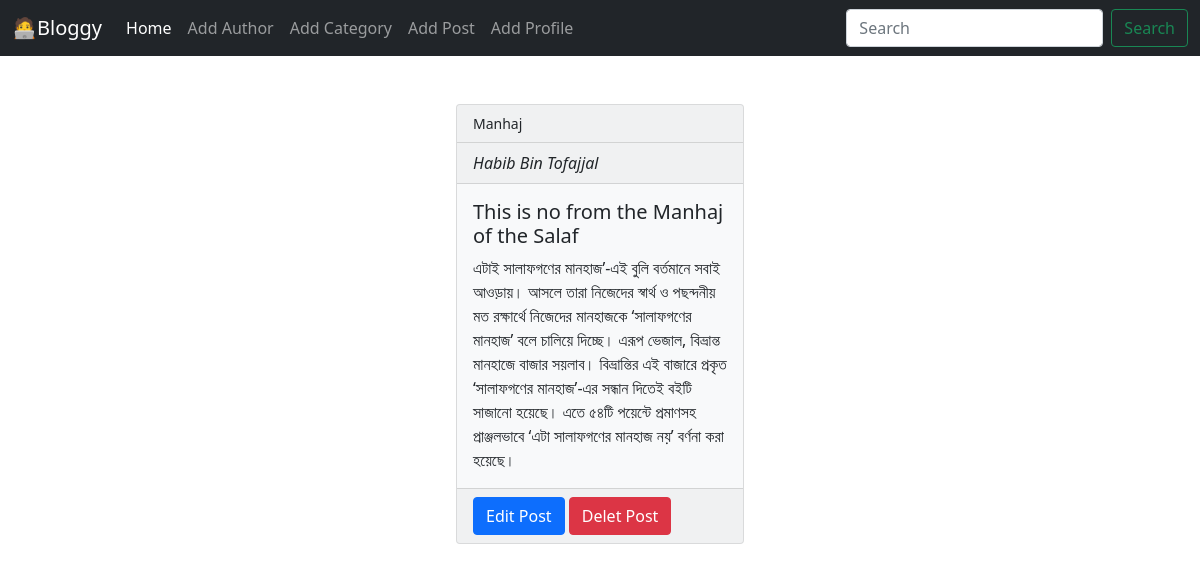
/, run on an earlier commit of the app's database.
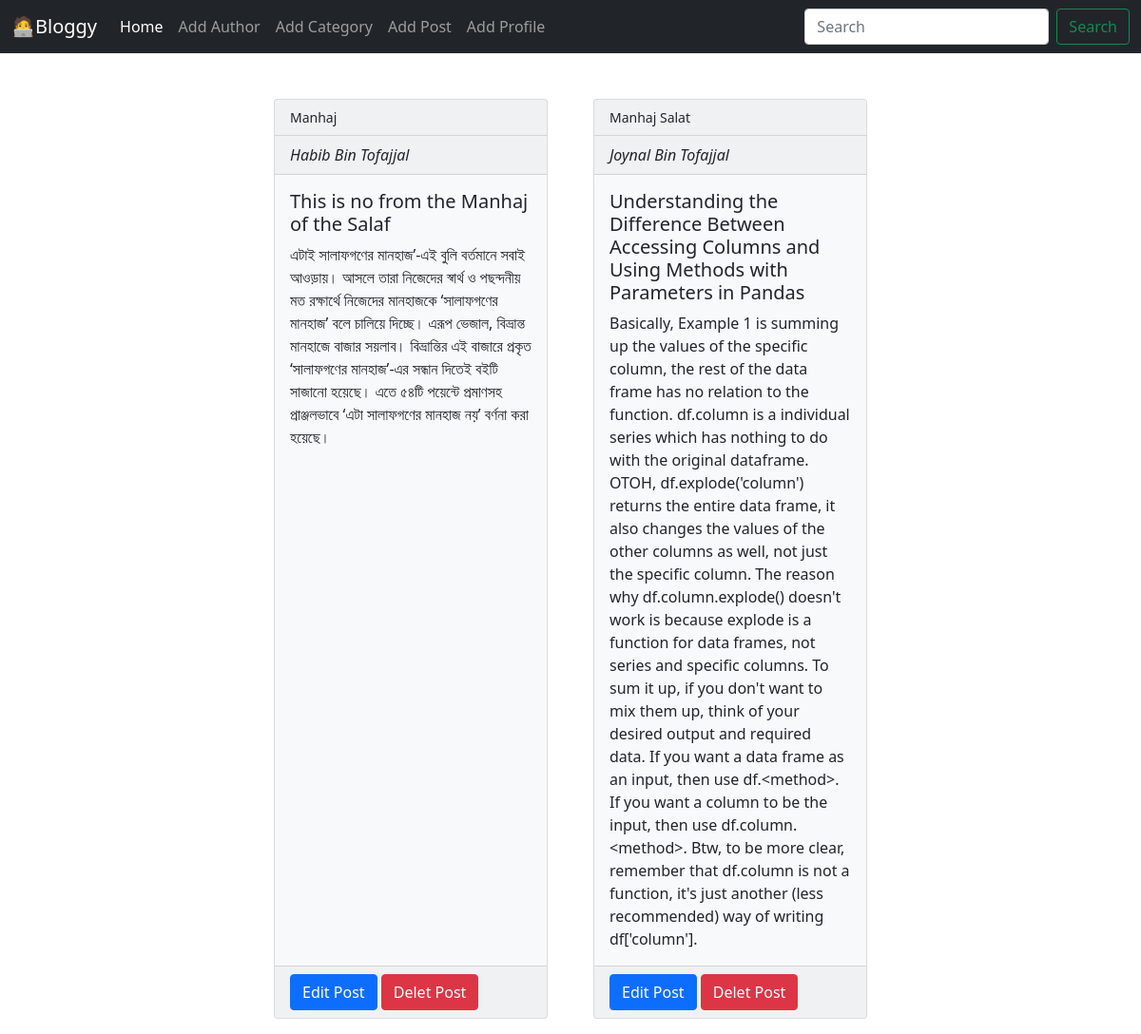
And on a later commit of the database.
### categories/models.py (models this page shows, shortened)
class Category(models.Model):
    name = models.CharField(max_length=100)

### posts/models.py (models this page shows, shortened)
class Post(models.Model):
    title = models.CharField(max_length=255)
    content = models.TextField()
    category = models.ManyToManyField(Category)
    author = models.ForeignKey(Author, on_delete=models.CASCADE) #Opposite SET_NULL

### authors/models.py (models this page shows, shortened)
class Author(models.Model):
    name = models.CharField(max_length=100)
    bio = models.TextField()
    phone_no = models.CharField(max_length=12)

### Blog01/views.py (the view)
# urls.py: path('', views.home, name="homepage"),
def home(requset):
    data = Post.objects.all()
    return render(requset, 'home.html', {"posts": data})

### templates/home.html
{% extends "base.html" %} {% block content %}
<div class="container mt-5 d-flex justify-content-center gap-5">
  {% for post in posts %}
  <div class="card col-sm-4 text-dark bg-light mb-3" style="max-width: 18rem">
    <small class="card-header">
      {% for ctgry in post.category.all %} {{ctgry.name}} {% endfor %}
    </small>
    <i class="card-header">{{post.author.name}}</i>
    <div class="card-body">
      <h5 class="card-title">{{post.title}}</h5>
      <p class="card-text">{{post.content}}</p>
    </div>
    <div class="card-footer">
      <a href="{% url "edit_post" post.id %}" class="btn btn-primary">Edit Post</a>
      <a href="{% url "delete_post" post.id %}" class="btn btn-danger">Delet Post</a>
    </div>
  </div>
  {% endfor %}
</div>
{% endblock %}

### templates/base.html (shortened to what this page needs)
<!DOCTYPE html>
<html lang="en">
  <head>
    <link
      href="https://cdn.jsdelivr.net/npm/bootstrap@5.0.2/dist/css/bootstrap.min.css"
      rel="stylesheet"
    />
  </head>
  <body>
    <nav class="navbar navbar-expand-lg navbar-dark bg-dark">
      <div class="container-fluid">
        <a class="navbar-brand" href="#">🧑‍💻Bloggy</a>
        <div class="collapse navbar-collapse" id="navbarSupportedContent">
          <ul class="navbar-nav me-auto mb-2 mb-lg-0">
            <li class="nav-item">
              <a class="nav-link active" aria-current="page" href="{% url "homepage" %}">Home</a>
            </li>
            <li class="nav-item">
              <a class="nav-link" href="{% url "add_author" %}">Add Author</a>
            </li>
            <li class="nav-item">
              <a class="nav-link" href="{% url "add_category" %}">Add Category</a>
            </li>
            <li class="nav-item">
              <a class="nav-link" href="{% url "add_post" %}">Add Post</a>
            </li>
            <li class="nav-item">
              <a class="nav-link" href="{% url "add_profile" %}">Add Profile</a>
            </li>
          </ul>
          <form class="d-flex">
            <input
              class="form-control me-2"
              type="search"
              placeholder="Search"
              aria-label="Search"
            />
            <button class="btn btn-outline-success" type="submit">
              Search
            </button>
          </form>
        </div>
      </div>
    </nav>
    <main>
      {% block content %}{% endblock %}
    </main>
  </body>
</html>

What changed in the data, as far as the page shows it:
added Post: author.name "Joynal Bin Tofajjal", title "Understanding the Difference Between Accessing Columns and Using Methods with Parameters in Pandas", content "Basically, Example 1 is summing up the values of the specific column, the rest of the data frame has no relation to the function. df.column is a individual series which has nothing to do with the original dataframe. OTOH, df.explode('column') returns the entire data frame, it also changes the values of the other columns as well, not just the specific column. The reason why df.column.explode() doesn't work is because explode is a function for data frames, not series and specific columns. To sum it up, if you don't want to mix them up, think of your desired output and required data. If you want a data frame as an input, then use df.<method>. If you want a column to be the input, then use…", Category (name "Manhaj")
added Category: name "Salat", shown under "Joynal Bin Tofajjal"
